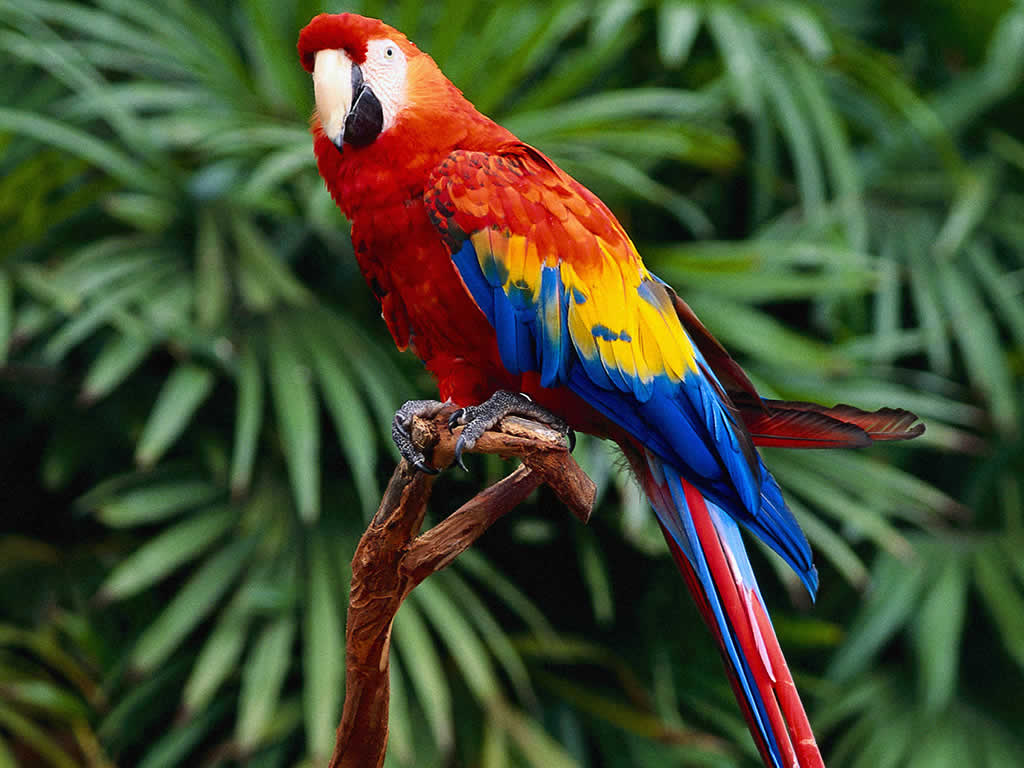
#> input picture codigos/papagaio.jpg, 1024 x 768 px
$ python ycbrcr_conversion.py   (older library calls are emulated)
#> lines starting #> are read from the running program, lines starting #| are printed output that depends on the picture
import numpy as np
import cv2 as cv

img = cv.imread("papagaio.jpg")
#> img is the input picture: shape (768, 1024, 3); mean B, G, R 48.2, 76, 66.3
#tamanho da imagem
h,w = img.shape[:2]
#> h = 768; w = 1024
cv.imshow("Img Original", img)

#criando outra matriz (imagem) para o YCbCr
ycbcrImg = np.zeros((h,w,3), np.float) #altura, largura, 3 canais

#Conversão direta de RGB para YCbCr
ycbcrImg[:,:,0] = img[:,:,2]*0.2568 + 0.5041*img[:,:,1] + 0.097*img[:,:,0] +16 #Y - de acordo com a fórmula do exercicio
ycbcrImg[:,:,1] = -img[:,:,2]*0.1482 - 0.2910*img[:,:,1] + 0.4392*img[:,:,0] +128 #Cb - de acordo com a fórmula do exercicio
ycbcrImg[:,:,2] = img[:,:,2]*0.4392 - 0.3678*img[:,:,1] - 0.0714*img[:,:,0] +16 #Cr - de acordo com a fórmula do exercicio

Ymax = np.max(ycbcrImg[:,:,0])
#> Ymax = 234.4
Ymin = np.min(ycbcrImg[:,:,0])
#> Ymin = 16

#normalizando Y entre 0 e 1
ycbcrImg[:,:,0] = (ycbcrImg[:,:,0] - Ymin)/(Ymax - Ymin)
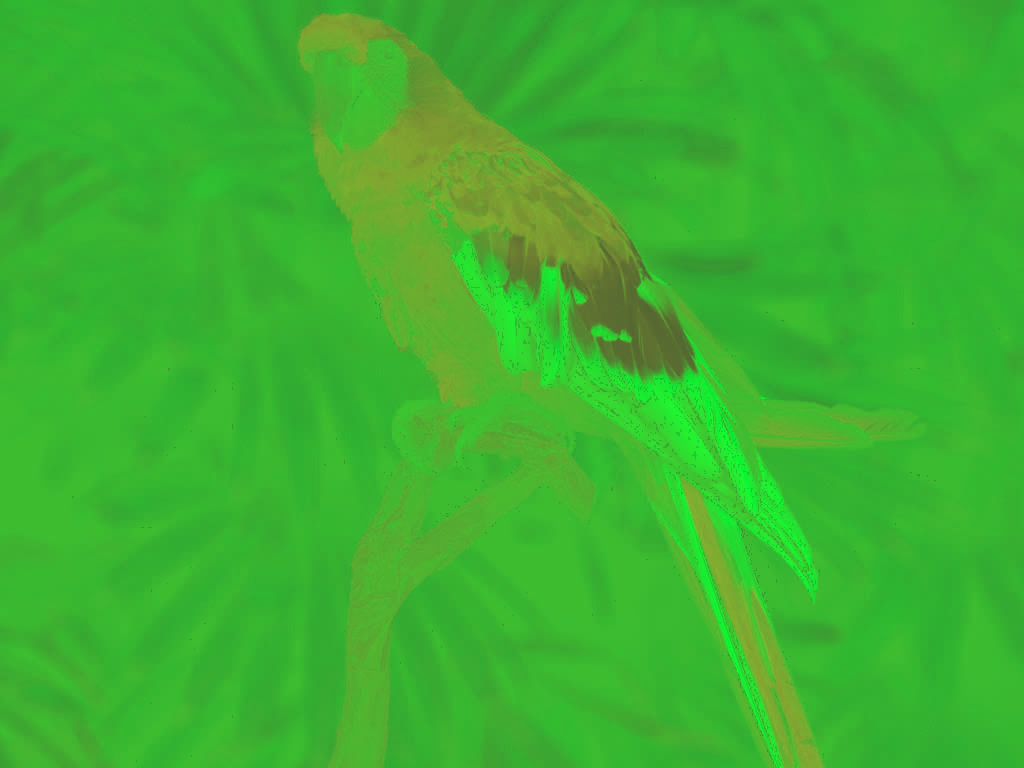
#> ycbcrImg: shape (768, 1024, 3) float64; mean B, G, R 0.3, 155, 13.7; drawn with min black and max white

Cbmax = np.max(ycbcrImg[:,:,1])
#> Cbmax = 244.7
Cbmin = np.min(ycbcrImg[:,:,1])
#> Cbmin = 59.92

#normalizando Cb entre 0 e 1
ycbcrImg[:,:,1] = (ycbcrImg[:,:,1] - Cbmin)/(Cbmax - Cbmin)
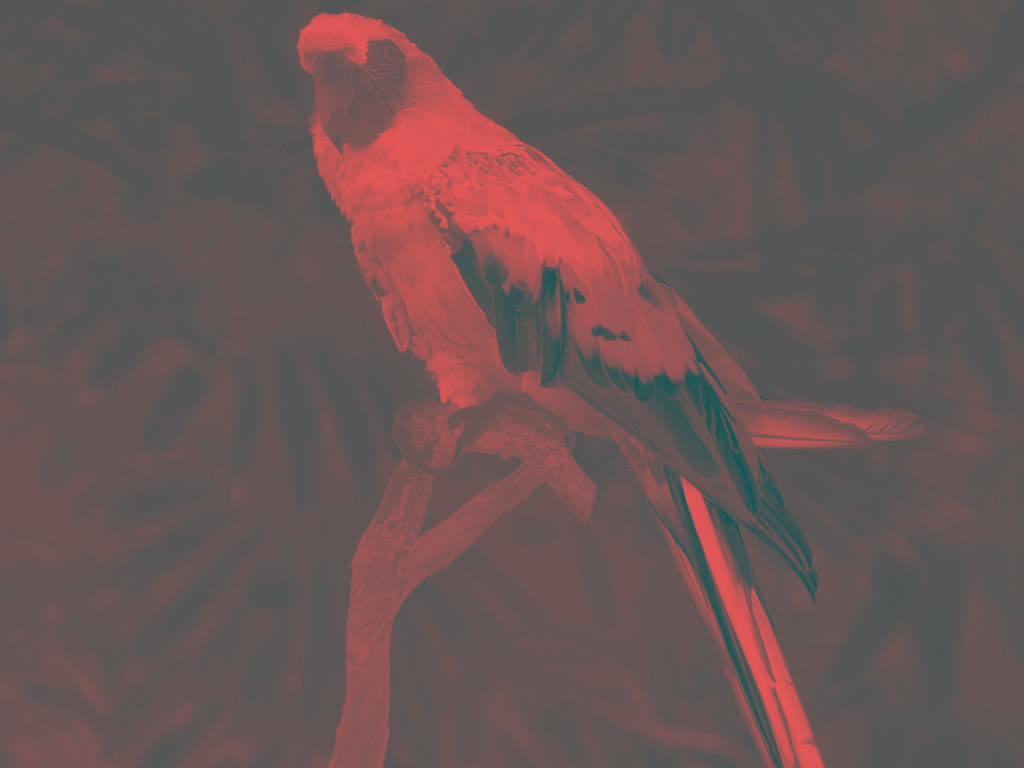
#> ycbcrImg: shape (768, 1024, 3) float64; mean B, G, R 0.3, 0.5, 13.7; drawn with min black and max white

Crmax = np.max(ycbcrImg[:,:,2])
#> Crmax = 114.4
Crmin = np.min(ycbcrImg[:,:,2])
#> Crmin = -57.88

ycbcrImg[:,:,2] = (ycbcrImg[:,:,2] - Crmin)/(Crmax - Crmin)

yCbCr = np.zeros((h,w,3),np.uint8)
yCbCr = (ycbcrImg * 255).astype('uint8')

cv.imshow("Vermelho - Cr", yCbCr[:,:,2] )
cv.imshow("Azul - Cb", yCbCr[:,:,1] )
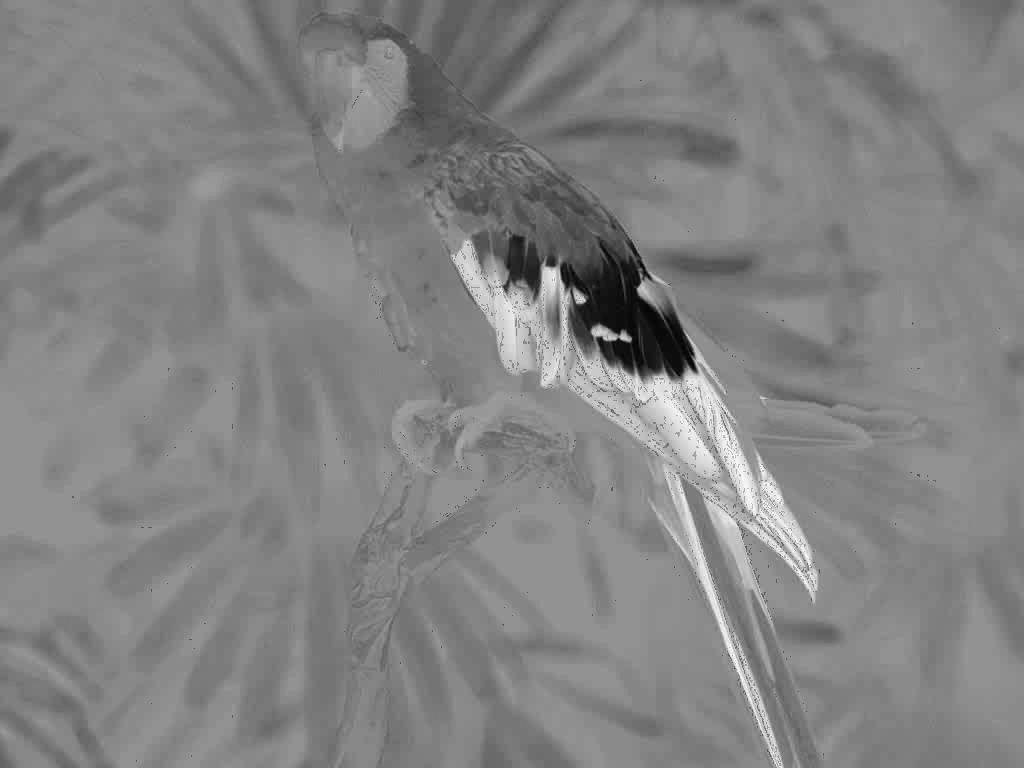
#> window 'Azul - Cb': shape (768, 1024); min 0, max 255, mean 130.6
cv.imshow("Luminancia - Y", yCbCr[:,:,0] )
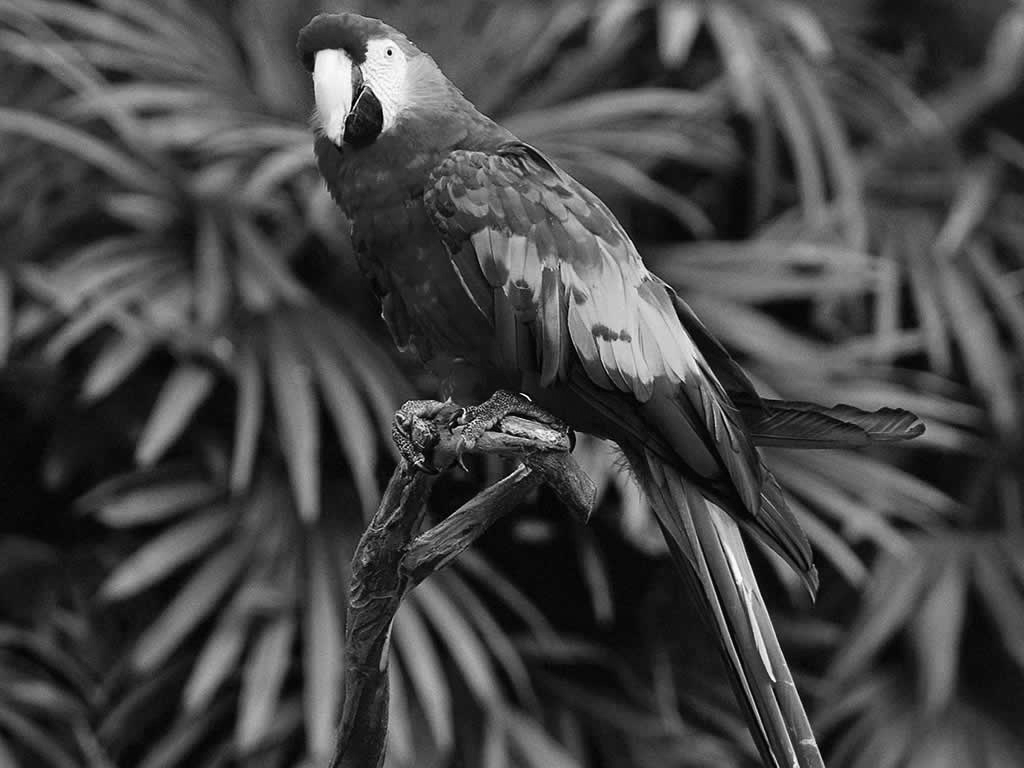
#> window 'Luminancia - Y': shape (768, 1024); min 0, max 255, mean 69.7

novaImg = np.zeros((h,w,3),np.uint8)
novaImg[:,:,0] = yCbCr[:,:,1] #B
novaImg[:,:,1] = yCbCr[:,:,0] #G
novaImg[:,:,2] = yCbCr[:,:,2] #R
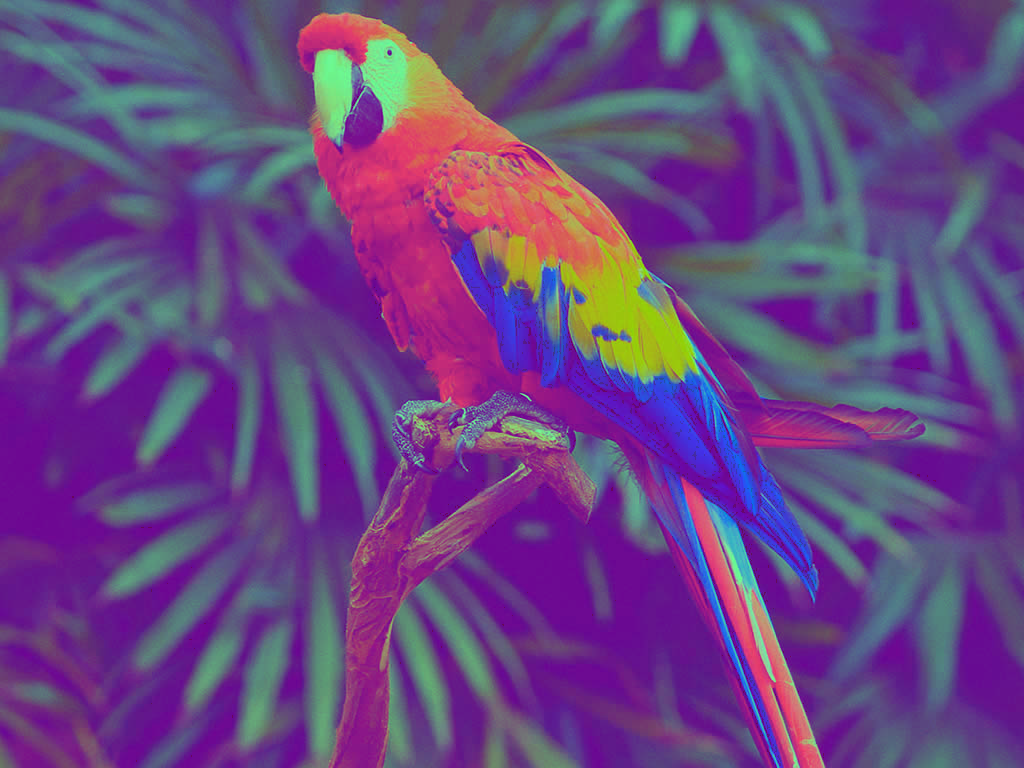
#> novaImg: shape (768, 1024, 3); mean B, G, R 130.6, 69.7, 105.4
cv.imshow("Imagem YCbCr - G B R",novaImg)
cv.waitKey(0)
